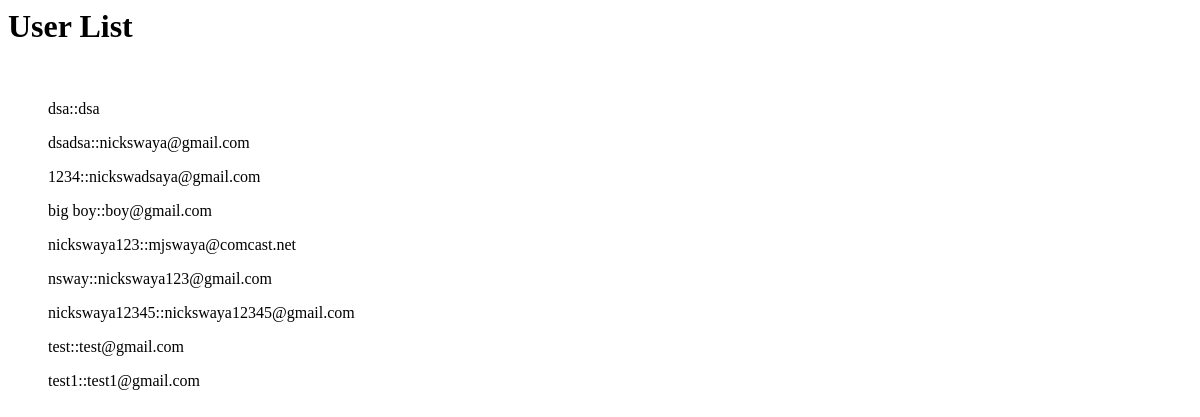
Page /userlist on the earlier database version.
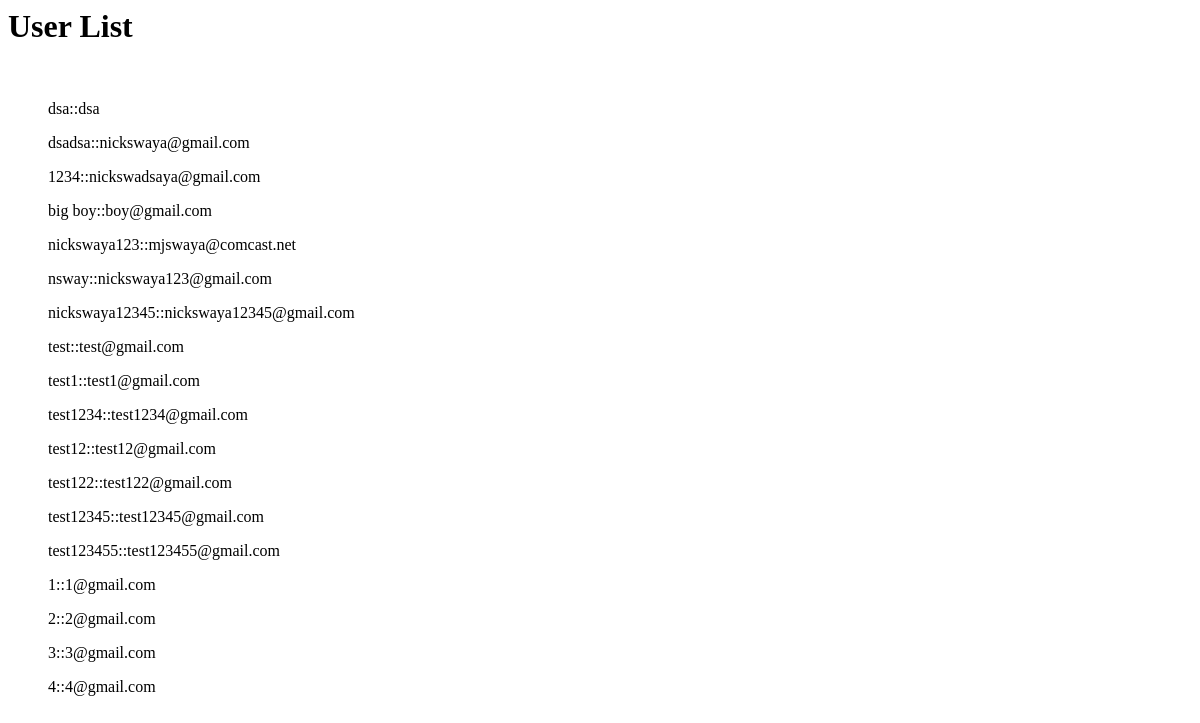
Same page on the later database version.
### app.py (models this page shows, shortened)
class User(UserMixin, db.Model):
  id = db.Column(db.Integer, primary_key=True)
  username = db.Column(db.String(64), index=True, unique=True)
  email = db.Column(db.String(120), index=True, unique=True)
  password_hash = db.Column(db.String(128))

### app.py (the view)
@login_required
@FLASK_APP.route('/userlist', methods=['GET', 'POST'])
def UserList():
    current_users = User.query.all()
    return render_template('userlist.html', current_users = current_users)

### templates/userlist.html (shortened to what this page needs)
<head>
    <h1>User List</h1>
  </head>
  <body>
    {% for user in current_users %}
       <ul>{{ user.username }}::{{user.email }}</ul>
    {% endfor %}
  </body>

Differences in the rows shown:
added User: username "test1234", email "test1234@gmail.com"
added User: username "test12", email "test12@gmail.com"
added User: username "test122", email "test122@gmail.com"
added User: username "test12345", email "test12345@gmail.com"
added User: username "test123455", email "test123455@gmail.com"
added User: username "1", email "1@gmail.com"
added User: username "2", email "2@gmail.com"
added User: username "3", email "3@gmail.com"
added User: username "4", email "4@gmail.com"
